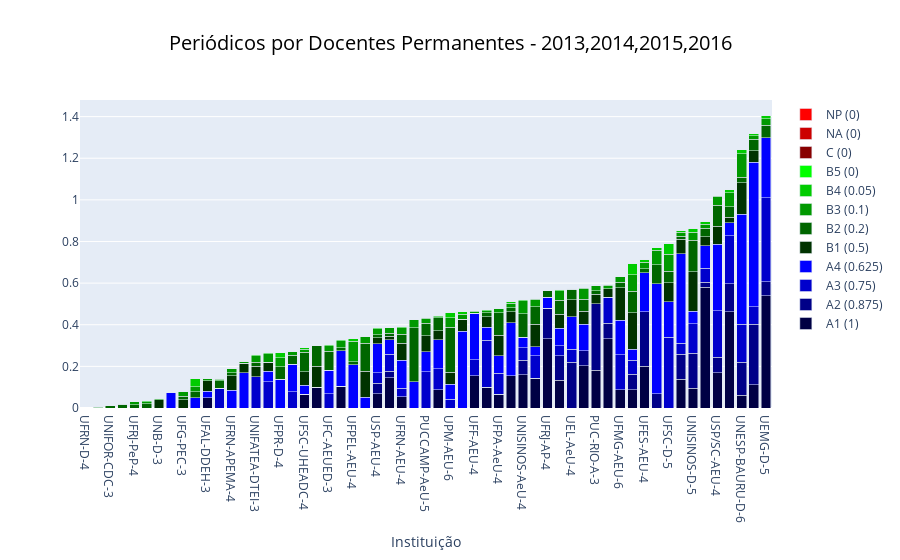

Notebook code cell kept with this figure:
### Code cell
make_chart(periodicos_permanente, 'Periódicos por Docentes Permanentes - '+','.join(ANOS))

### Figure 1 — Plotly figure (JSON) as saved in the notebook; plotly's stock layout.template omitted (floating-point values rounded to 4 significant figures)
{"data": [{"marker": {"color": "#000044"}, "name": "A1 (1)", "type": "bar", "x": ["UFRN-D-4", "UFBA-C-CeR-4", "UNIFOR-CDC-3", "UNIVILLE-D-4", "UFRJ-PeP-4", "UFU-AeU-3", "UNB-D-3", "UFPE-E-3", "UFG-PEC-3", "UERJ-D-4", "UFAL-DDEH-3", "UFRGS-A-4", "UFRN-APEMA-4", " FIAMFAAM-PPeGdEU-3", "UNIFATEA-DTEI-3", "USJT-AEU-4", "UFPR-D-4", "UFJF-AC-4", "UFSC-UHEADC-4", "UFV-AEU-4", "UFC-AEUED-3", "UFBA-AEU-4", "UFPEL-AEU-4", "UNIRITTER-AeU-4", "USP-AEU-4", "UNB-AEU-4", "UFRN-AEU-4", "UNESP-BAURU-AeU-4", "PUCCAMP-AeU-5", "UNICAMP-ATeC-5", "UPM-AEU-6", "UFPE-D-4", "UFF-AEU-4", "IMED-AEU-3", "UFPA-AeU-4", "UFRJ-A-6", "UNISINOS-AeU-4", "UNIRITTER-D-4", "UFRJ-AP-4", "UFPB-JP-AEU-4", "UEL-AeU-4", "UFRJ-U-5", "PUC-RIO-A-3", "UFCG-D-3", "UFMG-AEU-6", "UDESC-D-4", "UFES-AEU-4", "UAM-D-5", "UFSC-D-5", "UFMA-D-3", "UNISINOS-D-5", "UFSC-AEU-5", "USP/SC-AEU-4", "UFRGS-D-5", "UNESP-BAURU-D-6", "PUC-RIO-D-5", "UEMG-D-5"], "y": [0, 0, 0, 0, 0, 0, 0, 0, 0, 0, 0.05, 0, 0, 0, 0, 0, 0, 0, 0.06667, 0.1, 0, 0.1034, 0, 0, 0.06796, 0.1455, 0.05405, 0, 0, 0.08889, 0, 0, 0.1538, 0.1, 0.06667, 0.1538, 0.16, 0.1429, 0.3333, 0.1333, 0, 0.2041, 0.1818, 0.3333, 0.08889, 0.08696, 0.2, 0, 0, 0.1379, 0.09524, 0.5797, 0.1702, 0.4615, 0.06061, 0.1111, 0.5385]}, {"marker": {"color": "#000088"}, "name": "A2 (0.875)", "type": "bar", "x": ["UFRN-D-4", "UFBA-C-CeR-4", "UNIFOR-CDC-3", "UNIVILLE-D-4", "UFRJ-PeP-4", "UFU-AeU-3", "UNB-D-3", "UFPE-E-3", "UFG-PEC-3", "UERJ-D-4", "UFAL-DDEH-3", "UFRGS-A-4", "UFRN-APEMA-4", " FIAMFAAM-PPeGdEU-3", "UNIFATEA-DTEI-3", "USJT-AEU-4", "UFPR-D-4", "UFJF-AC-4", "UFSC-UHEADC-4", "UFV-AEU-4", "UFC-AEUED-3", "UFBA-AEU-4", "UFPEL-AEU-4", "UNIRITTER-AeU-4", "USP-AEU-4", "UNB-AEU-4", "UFRN-AEU-4", "UNESP-BAURU-AeU-4", "PUCCAMP-AeU-5", "UNICAMP-ATeC-5", "UPM-AEU-6", "UFPE-D-4", "UFF-AEU-4", "IMED-AEU-3", "UFPA-AeU-4", "UFRJ-A-6", "UNISINOS-AeU-4", "UNIRITTER-D-4", "UFRJ-AP-4", "UFPB-JP-AEU-4", "UEL-AeU-4", "UFRJ-U-5", "PUC-RIO-A-3", "UFCG-D-3", "UFMG-AEU-6", "UDESC-D-4", "UFES-AEU-4", "UAM-D-5", "UFSC-D-5", "UFMA-D-3", "UNISINOS-D-5", "UFSC-AEU-5", "USP/SC-AEU-4", "UFRGS-D-5", "UNESP-BAURU-D-6", "PUC-RIO-D-5", "UEMG-D-5"], "y": [0, 0, 0, 0, 0, 0, 0, 0, 0, 0, 0, 0, 0, 0, 0, 0, 0, 0, 0, 0, 0, 0, 0, 0, 0.05097, 0.03182, 0, 0, 0, 0, 0, 0, 0, 0, 0, 0, 0.07, 0, 0.1458, 0.1167, 0.2188, 0.07143, 0.3182, 0.07292, 0, 0.07609, 0.2625, 0.06731, 0, 0.1207, 0.1667, 0.02536, 0.07447, 0.1346, 0.1591, 0.2917, 0.06731]}, {"marker": {"color": "#0000CC"}, "name": "A3 (0.75)", "type": "bar", "x": ["UFRN-D-4", "UFBA-C-CeR-4", "UNIFOR-CDC-3", "UNIVILLE-D-4", "UFRJ-PeP-4", "UFU-AeU-3", "UNB-D-3", "UFPE-E-3", "UFG-PEC-3", "UERJ-D-4", "UFAL-DDEH-3", "UFRGS-A-4", "UFRN-APEMA-4", " FIAMFAAM-PPeGdEU-3", "UNIFATEA-DTEI-3", "USJT-AEU-4", "UFPR-D-4", "UFJF-AC-4", "UFSC-UHEADC-4", "UFV-AEU-4", "UFC-AEUED-3", "UFBA-AEU-4", "UFPEL-AEU-4", "UNIRITTER-AeU-4", "USP-AEU-4", "UNB-AEU-4", "UFRN-AEU-4", "UNESP-BAURU-AeU-4", "PUCCAMP-AeU-5", "UNICAMP-ATeC-5", "UPM-AEU-6", "UFPE-D-4", "UFF-AEU-4", "IMED-AEU-3", "UFPA-AeU-4", "UFRJ-A-6", "UNISINOS-AeU-4", "UNIRITTER-D-4", "UFRJ-AP-4", "UFPB-JP-AEU-4", "UEL-AeU-4", "UFRJ-U-5", "PUC-RIO-A-3", "UFCG-D-3", "UFMG-AEU-6", "UDESC-D-4", "UFES-AEU-4", "UAM-D-5", "UFSC-D-5", "UFMA-D-3", "UNISINOS-D-5", "UFSC-AEU-5", "USP/SC-AEU-4", "UFRGS-D-5", "UNESP-BAURU-D-6", "PUC-RIO-D-5", "UEMG-D-5"], "y": [0, 0, 0, 0, 0, 0, 0, 0, 0, 0, 0, 0.09375, 0, 0, 0.15, 0.125, 0, 0.07895, 0, 0, 0.06818, 0, 0, 0, 0.05097, 0.08182, 0.04054, 0, 0.1731, 0.1, 0.04286, 0, 0.07692, 0.225, 0.1, 0, 0.06, 0.1071, 0, 0.05, 0.0625, 0, 0, 0.125, 0.1667, 0.06522, 0, 0, 0.3409, 0.05172, 0.1429, 0.06522, 0.2234, 0.2308, 0.1818, 0.08333, 0.4038]}, {"marker": {"color": "#0000FF"}, "name": "A4 (0.625)", "type": "bar", "x": ["UFRN-D-4", "UFBA-C-CeR-4", "UNIFOR-CDC-3", "UNIVILLE-D-4", "UFRJ-PeP-4", "UFU-AeU-3", "UNB-D-3", "UFPE-E-3", "UFG-PEC-3", "UERJ-D-4", "UFAL-DDEH-3", "UFRGS-A-4", "UFRN-APEMA-4", " FIAMFAAM-PPeGdEU-3", "UNIFATEA-DTEI-3", "USJT-AEU-4", "UFPR-D-4", "UFJF-AC-4", "UFSC-UHEADC-4", "UFV-AEU-4", "UFC-AEUED-3", "UFBA-AEU-4", "UFPEL-AEU-4", "UNIRITTER-AeU-4", "USP-AEU-4", "UNB-AEU-4", "UFRN-AEU-4", "UNESP-BAURU-AeU-4", "PUCCAMP-AeU-5", "UNICAMP-ATeC-5", "UPM-AEU-6", "UFPE-D-4", "UFF-AEU-4", "IMED-AEU-3", "UFPA-AeU-4", "UFRJ-A-6", "UNISINOS-AeU-4", "UNIRITTER-D-4", "UFRJ-AP-4", "UFPB-JP-AEU-4", "UEL-AeU-4", "UFRJ-U-5", "PUC-RIO-A-3", "UFCG-D-3", "UFMG-AEU-6", "UDESC-D-4", "UFES-AEU-4", "UAM-D-5", "UFSC-D-5", "UFMA-D-3", "UNISINOS-D-5", "UFSC-AEU-5", "USP/SC-AEU-4", "UFRGS-D-5", "UNESP-BAURU-D-6", "PUC-RIO-D-5", "UEMG-D-5"], "y": [0, 0, 0, 0, 0, 0, 0, 0.07353, 0, 0.04808, 0.03125, 0, 0.08621, 0.1705, 0, 0.05208, 0.1389, 0.1316, 0.04167, 0, 0.1136, 0.1724, 0.2083, 0.05208, 0.1396, 0.06818, 0.1351, 0.125, 0.09615, 0.1389, 0.07143, 0.3676, 0.2244, 0.0625, 0.08333, 0.2564, 0.05, 0.04464, 0.05208, 0.08333, 0.1562, 0.1276, 0, 0, 0.1667, 0.05435, 0.1875, 0.5288, 0.1705, 0.431, 0.05952, 0.1087, 0.3191, 0.0641, 0.5303, 0.6944, 0.2885]}, {"marker": {"color": "#003300"}, "name": "B1 (0.5)", "type": "bar", "x": ["UFRN-D-4", "UFBA-C-CeR-4", "UNIFOR-CDC-3", "UNIVILLE-D-4", "UFRJ-PeP-4", "UFU-AeU-3", "UNB-D-3", "UFPE-E-3", "UFG-PEC-3", "UERJ-D-4", "UFAL-DDEH-3", "UFRGS-A-4", "UFRN-APEMA-4", " FIAMFAAM-PPeGdEU-3", "UNIFATEA-DTEI-3", "USJT-AEU-4", "UFPR-D-4", "UFJF-AC-4", "UFSC-UHEADC-4", "UFV-AEU-4", "UFC-AEUED-3", "UFBA-AEU-4", "UFPEL-AEU-4", "UNIRITTER-AeU-4", "USP-AEU-4", "UNB-AEU-4", "UFRN-AEU-4", "UNESP-BAURU-AeU-4", "PUCCAMP-AeU-5", "UNICAMP-ATeC-5", "UPM-AEU-6", "UFPE-D-4", "UFF-AEU-4", "IMED-AEU-3", "UFPA-AeU-4", "UFRJ-A-6", "UNISINOS-AeU-4", "UNIRITTER-D-4", "UFRJ-AP-4", "UFPB-JP-AEU-4", "UEL-AeU-4", "UFRJ-U-5", "PUC-RIO-A-3", "UFCG-D-3", "UFMG-AEU-6", "UDESC-D-4", "UFES-AEU-4", "UAM-D-5", "UFSC-D-5", "UFMA-D-3", "UNISINOS-D-5", "UFSC-AEU-5", "USP/SC-AEU-4", "UFRGS-D-5", "UNESP-BAURU-D-6", "PUC-RIO-D-5", "UEMG-D-5"], "y": [0, 0, 0, 0, 0, 0, 0.04, 0, 0.04, 0, 0.05, 0, 0.06897, 0.04545, 0.05, 0.04167, 0, 0, 0.06667, 0.1, 0, 0, 0, 0.125, 0.02913, 0.01818, 0.08108, 0, 0.07692, 0.04444, 0.05714, 0.05882, 0, 0.05, 0.1, 0.05128, 0, 0.1071, 0, 0.06667, 0.08333, 0.06122, 0.04545, 0.04167, 0.1556, 0.1739, 0, 0, 0.09091, 0.06897, 0.1905, 0.04348, 0.08511, 0.02564, 0.1515, 0.05556, 0]}, {"marker": {"color": "#006600"}, "name": "B2 (0.2)", "type": "bar", "x": ["UFRN-D-4", "UFBA-C-CeR-4", "UNIFOR-CDC-3", "UNIVILLE-D-4", "UFRJ-PeP-4", "UFU-AeU-3", "UNB-D-3", "UFPE-E-3", "UFG-PEC-3", "UERJ-D-4", "UFAL-DDEH-3", "UFRGS-A-4", "UFRN-APEMA-4", " FIAMFAAM-PPeGdEU-3", "UNIFATEA-DTEI-3", "USJT-AEU-4", "UFPR-D-4", "UFJF-AC-4", "UFSC-UHEADC-4", "UFV-AEU-4", "UFC-AEUED-3", "UFBA-AEU-4", "UFPEL-AEU-4", "UNIRITTER-AeU-4", "USP-AEU-4", "UNB-AEU-4", "UFRN-AEU-4", "UNESP-BAURU-AeU-4", "PUCCAMP-AeU-5", "UNICAMP-ATeC-5", "UPM-AEU-6", "UFPE-D-4", "UFF-AEU-4", "IMED-AEU-3", "UFPA-AeU-4", "UFRJ-A-6", "UNISINOS-AeU-4", "UNIRITTER-D-4", "UFRJ-AP-4", "UFPB-JP-AEU-4", "UEL-AeU-4", "UFRJ-U-5", "PUC-RIO-A-3", "UFCG-D-3", "UFMG-AEU-6", "UDESC-D-4", "UFES-AEU-4", "UAM-D-5", "UFSC-D-5", "UFMA-D-3", "UNISINOS-D-5", "UFSC-AEU-5", "USP/SC-AEU-4", "UFRGS-D-5", "UNESP-BAURU-D-6", "PUC-RIO-D-5", "UEMG-D-5"], "y": [0, 0, 0.01143, 0.01905, 0.01481, 0.02, 0, 0, 0.016, 0.03077, 0, 0.0375, 0.01379, 0, 0.02, 0, 0.05926, 0.04211, 0.09333, 0.1, 0.09091, 0.01379, 0.01333, 0.1333, 0.01359, 0.01455, 0.04324, 0.26, 0.06154, 0.06222, 0.2171, 0, 0, 0.02, 0.1067, 0.02051, 0.112, 0.08571, 0.03333, 0.06667, 0.05, 0.05714, 0.01818, 0, 0.02667, 0.1043, 0.02, 0.09231, 0.05455, 0.01379, 0.1524, 0.04058, 0.1021, 0.05128, 0.02424, 0.05556, 0.06154]}, {"marker": {"color": "#009900"}, "name": "B3 (0.1)", "type": "bar", "x": ["UFRN-D-4", "UFBA-C-CeR-4", "UNIFOR-CDC-3", "UNIVILLE-D-4", "UFRJ-PeP-4", "UFU-AeU-3", "UNB-D-3", "UFPE-E-3", "UFG-PEC-3", "UERJ-D-4", "UFAL-DDEH-3", "UFRGS-A-4", "UFRN-APEMA-4", " FIAMFAAM-PPeGdEU-3", "UNIFATEA-DTEI-3", "USJT-AEU-4", "UFPR-D-4", "UFJF-AC-4", "UFSC-UHEADC-4", "UFV-AEU-4", "UFC-AEUED-3", "UFBA-AEU-4", "UFPEL-AEU-4", "UNIRITTER-AeU-4", "USP-AEU-4", "UNB-AEU-4", "UFRN-AEU-4", "UNESP-BAURU-AeU-4", "PUCCAMP-AeU-5", "UNICAMP-ATeC-5", "UPM-AEU-6", "UFPE-D-4", "UFF-AEU-4", "IMED-AEU-3", "UFPA-AeU-4", "UFRJ-A-6", "UNISINOS-AeU-4", "UNIRITTER-D-4", "UFRJ-AP-4", "UFPB-JP-AEU-4", "UEL-AeU-4", "UFRJ-U-5", "PUC-RIO-A-3", "UFCG-D-3", "UFMG-AEU-6", "UDESC-D-4", "UFES-AEU-4", "UAM-D-5", "UFSC-D-5", "UFMA-D-3", "UNISINOS-D-5", "UFSC-AEU-5", "USP/SC-AEU-4", "UFRGS-D-5", "UNESP-BAURU-D-6", "PUC-RIO-D-5", "UEMG-D-5"], "y": [0, 0.004, 0, 0, 0.01481, 0.01, 0.008, 0, 0.024, 0.02308, 0.01, 0.00625, 0.02069, 0.009091, 0.03, 0.04167, 0.04444, 0.02105, 0.01333, 0, 0.02727, 0.03448, 0.1, 0.03333, 0.02816, 0.02545, 0.03243, 0.04, 0.02308, 0.004444, 0.04571, 0.02353, 0.01026, 0.01, 0.02, 0.02051, 0.064, 0.03571, 0, 0.04667, 0, 0.05306, 0.02727, 0.01667, 0.02667, 0.07826, 0.03, 0.06923, 0.08182, 0.02069, 0.0381, 0.02029, 0.04255, 0.06667, 0.1152, 0.01667, 0.03077]}, {"marker": {"color": "#00CC00"}, "name": "B4 (0.05)", "type": "bar", "x": ["UFRN-D-4", "UFBA-C-CeR-4", "UNIFOR-CDC-3", "UNIVILLE-D-4", "UFRJ-PeP-4", "UFU-AeU-3", "UNB-D-3", "UFPE-E-3", "UFG-PEC-3", "UERJ-D-4", "UFAL-DDEH-3", "UFRGS-A-4", "UFRN-APEMA-4", " FIAMFAAM-PPeGdEU-3", "UNIFATEA-DTEI-3", "USJT-AEU-4", "UFPR-D-4", "UFJF-AC-4", "UFSC-UHEADC-4", "UFV-AEU-4", "UFC-AEUED-3", "UFBA-AEU-4", "UFPEL-AEU-4", "UNIRITTER-AeU-4", "USP-AEU-4", "UNB-AEU-4", "UFRN-AEU-4", "UNESP-BAURU-AeU-4", "PUCCAMP-AeU-5", "UNICAMP-ATeC-5", "UPM-AEU-6", "UFPE-D-4", "UFF-AEU-4", "IMED-AEU-3", "UFPA-AeU-4", "UFRJ-A-6", "UNISINOS-AeU-4", "UNIRITTER-D-4", "UFRJ-AP-4", "UFPB-JP-AEU-4", "UEL-AeU-4", "UFRJ-U-5", "PUC-RIO-A-3", "UFCG-D-3", "UFMG-AEU-6", "UDESC-D-4", "UFES-AEU-4", "UAM-D-5", "UFSC-D-5", "UFMA-D-3", "UNISINOS-D-5", "UFSC-AEU-5", "USP/SC-AEU-4", "UFRGS-D-5", "UNESP-BAURU-D-6", "PUC-RIO-D-5", "UEMG-D-5"], "y": [0, 0.004, 0, 0.004762, 0, 0.005, 0, 0, 0, 0.03846, 0, 0.00625, 0, 0, 0.005, 0.004167, 0.02222, 0, 0.01, 0, 0.004545, 0.003448, 0.01, 0, 0.004369, 0, 0.002703, 0, 0.003846, 0.004444, 0.02571, 0.01176, 0.002564, 0.005, 0.003333, 0.01026, 0.004, 0.003571, 0, 0.006667, 0.004167, 0.004082, 0, 0.004167, 0, 0.05652, 0.015, 0.01154, 0.05, 0.01034, 0.01905, 0.01449, 0.002128, 0.01282, 0.01818, 0.01111, 0.01538]}, {"marker": {"color": "#00FF00"}, "name": "B5 (0)", "type": "bar", "x": ["UFRN-D-4", "UFBA-C-CeR-4", "UNIFOR-CDC-3", "UNIVILLE-D-4", "UFRJ-PeP-4", "UFU-AeU-3", "UNB-D-3", "UFPE-E-3", "UFG-PEC-3", "UERJ-D-4", "UFAL-DDEH-3", "UFRGS-A-4", "UFRN-APEMA-4", " FIAMFAAM-PPeGdEU-3", "UNIFATEA-DTEI-3", "USJT-AEU-4", "UFPR-D-4", "UFJF-AC-4", "UFSC-UHEADC-4", "UFV-AEU-4", "UFC-AEUED-3", "UFBA-AEU-4", "UFPEL-AEU-4", "UNIRITTER-AeU-4", "USP-AEU-4", "UNB-AEU-4", "UFRN-AEU-4", "UNESP-BAURU-AeU-4", "PUCCAMP-AeU-5", "UNICAMP-ATeC-5", "UPM-AEU-6", "UFPE-D-4", "UFF-AEU-4", "IMED-AEU-3", "UFPA-AeU-4", "UFRJ-A-6", "UNISINOS-AeU-4", "UNIRITTER-D-4", "UFRJ-AP-4", "UFPB-JP-AEU-4", "UEL-AeU-4", "UFRJ-U-5", "PUC-RIO-A-3", "UFCG-D-3", "UFMG-AEU-6", "UDESC-D-4", "UFES-AEU-4", "UAM-D-5", "UFSC-D-5", "UFMA-D-3", "UNISINOS-D-5", "UFSC-AEU-5", "USP/SC-AEU-4", "UFRGS-D-5", "UNESP-BAURU-D-6", "PUC-RIO-D-5", "UEMG-D-5"], "y": [0, 0, 0, 0, 0, 0, 0, 0, 0, 0, 0, 0, 0, 0, 0, 0, 0, 0, 0, 0, 0, 0, 0, 0, 0, 0, 0, 0, 0, 0, 0, 0, 0, 0, 0, 0, 0, 0, 0, 0, 0, 0, 0, 0, 0, 0, 0, 0, 0, 0, 0, 0, 0, 0, 0, 0, 0]}, {"marker": {"color": "#880000"}, "name": "C (0)", "type": "bar", "x": ["UFRN-D-4", "UFBA-C-CeR-4", "UNIFOR-CDC-3", "UNIVILLE-D-4", "UFRJ-PeP-4", "UFU-AeU-3", "UNB-D-3", "UFPE-E-3", "UFG-PEC-3", "UERJ-D-4", "UFAL-DDEH-3", "UFRGS-A-4", "UFRN-APEMA-4", " FIAMFAAM-PPeGdEU-3", "UNIFATEA-DTEI-3", "USJT-AEU-4", "UFPR-D-4", "UFJF-AC-4", "UFSC-UHEADC-4", "UFV-AEU-4", "UFC-AEUED-3", "UFBA-AEU-4", "UFPEL-AEU-4", "UNIRITTER-AeU-4", "USP-AEU-4", "UNB-AEU-4", "UFRN-AEU-4", "UNESP-BAURU-AeU-4", "PUCCAMP-AeU-5", "UNICAMP-ATeC-5", "UPM-AEU-6", "UFPE-D-4", "UFF-AEU-4", "IMED-AEU-3", "UFPA-AeU-4", "UFRJ-A-6", "UNISINOS-AeU-4", "UNIRITTER-D-4", "UFRJ-AP-4", "UFPB-JP-AEU-4", "UEL-AeU-4", "UFRJ-U-5", "PUC-RIO-A-3", "UFCG-D-3", "UFMG-AEU-6", "UDESC-D-4", "UFES-AEU-4", "UAM-D-5", "UFSC-D-5", "UFMA-D-3", "UNISINOS-D-5", "UFSC-AEU-5", "USP/SC-AEU-4", "UFRGS-D-5", "UNESP-BAURU-D-6", "PUC-RIO-D-5", "UEMG-D-5"], "y": [0, 0, 0, 0, 0, 0, 0, 0, 0, 0, 0, 0, 0, 0, 0, 0, 0, 0, 0, 0, 0, 0, 0, 0, 0, 0, 0, 0, 0, 0, 0, 0, 0, 0, 0, 0, 0, 0, 0, 0, 0, 0, 0, 0, 0, 0, 0, 0, 0, 0, 0, 0, 0, 0, 0, 0, 0]}, {"marker": {"color": "#CC0000"}, "name": "NA (0)", "type": "bar", "x": ["UFRN-D-4", "UFBA-C-CeR-4", "UNIFOR-CDC-3", "UNIVILLE-D-4", "UFRJ-PeP-4", "UFU-AeU-3", "UNB-D-3", "UFPE-E-3", "UFG-PEC-3", "UERJ-D-4", "UFAL-DDEH-3", "UFRGS-A-4", "UFRN-APEMA-4", " FIAMFAAM-PPeGdEU-3", "UNIFATEA-DTEI-3", "USJT-AEU-4", "UFPR-D-4", "UFJF-AC-4", "UFSC-UHEADC-4", "UFV-AEU-4", "UFC-AEUED-3", "UFBA-AEU-4", "UFPEL-AEU-4", "UNIRITTER-AeU-4", "USP-AEU-4", "UNB-AEU-4", "UFRN-AEU-4", "UNESP-BAURU-AeU-4", "PUCCAMP-AeU-5", "UNICAMP-ATeC-5", "UPM-AEU-6", "UFPE-D-4", "UFF-AEU-4", "IMED-AEU-3", "UFPA-AeU-4", "UFRJ-A-6", "UNISINOS-AeU-4", "UNIRITTER-D-4", "UFRJ-AP-4", "UFPB-JP-AEU-4", "UEL-AeU-4", "UFRJ-U-5", "PUC-RIO-A-3", "UFCG-D-3", "UFMG-AEU-6", "UDESC-D-4", "UFES-AEU-4", "UAM-D-5", "UFSC-D-5", "UFMA-D-3", "UNISINOS-D-5", "UFSC-AEU-5", "USP/SC-AEU-4", "UFRGS-D-5", "UNESP-BAURU-D-6", "PUC-RIO-D-5", "UEMG-D-5"], "y": [0, 0, 0, 0, 0, 0, 0, 0, 0, 0, 0, 0, 0, 0, 0, 0, 0, 0, 0, 0, 0, 0, 0, 0, 0, 0, 0, 0, 0, 0, 0, 0, 0, 0, 0, 0, 0, 0, 0, 0, 0, 0, 0, 0, 0, 0, 0, 0, 0, 0, 0, 0, 0, 0, 0, 0, 0]}, {"marker": {"color": "#FF0000"}, "name": "NP (0)", "type": "bar", "x": ["UFRN-D-4", "UFBA-C-CeR-4", "UNIFOR-CDC-3", "UNIVILLE-D-4", "UFRJ-PeP-4", "UFU-AeU-3", "UNB-D-3", "UFPE-E-3", "UFG-PEC-3", "UERJ-D-4", "UFAL-DDEH-3", "UFRGS-A-4", "UFRN-APEMA-4", " FIAMFAAM-PPeGdEU-3", "UNIFATEA-DTEI-3", "USJT-AEU-4", "UFPR-D-4", "UFJF-AC-4", "UFSC-UHEADC-4", "UFV-AEU-4", "UFC-AEUED-3", "UFBA-AEU-4", "UFPEL-AEU-4", "UNIRITTER-AeU-4", "USP-AEU-4", "UNB-AEU-4", "UFRN-AEU-4", "UNESP-BAURU-AeU-4", "PUCCAMP-AeU-5", "UNICAMP-ATeC-5", "UPM-AEU-6", "UFPE-D-4", "UFF-AEU-4", "IMED-AEU-3", "UFPA-AeU-4", "UFRJ-A-6", "UNISINOS-AeU-4", "UNIRITTER-D-4", "UFRJ-AP-4", "UFPB-JP-AEU-4", "UEL-AeU-4", "UFRJ-U-5", "PUC-RIO-A-3", "UFCG-D-3", "UFMG-AEU-6", "UDESC-D-4", "UFES-AEU-4", "UAM-D-5", "UFSC-D-5", "UFMA-D-3", "UNISINOS-D-5", "UFSC-AEU-5", "USP/SC-AEU-4", "UFRGS-D-5", "UNESP-BAURU-D-6", "PUC-RIO-D-5", "UEMG-D-5"], "y": [0, 0, 0, 0, 0, 0, 0, 0, 0, 0, 0, 0, 0, 0, 0, 0, 0, 0, 0, 0, 0, 0, 0, 0, 0, 0, 0, 0, 0, 0, 0, 0, 0, 0, 0, 0, 0, 0, 0, 0, 0, 0, 0, 0, 0, 0, 0, 0, 0, 0, 0, 0, 0, 0, 0, 0, 0]}], "layout": {"barmode": "stack", "title": {"font": {"color": "#000000", "size": 20}, "text": "Periódicos por Docentes Permanentes - 2013,2014,2015,2016", "x": 0.5, "xanchor": "center"}, "xaxis": {"title": {"text": "Instituição"}}}}
